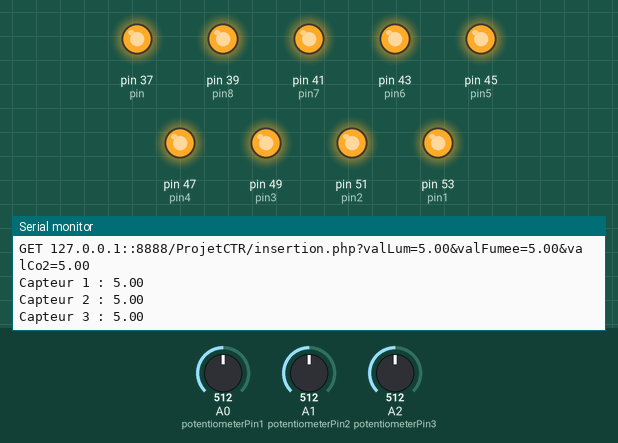
Simulated run of this sketch. Board: Arduino Mega 2560, built with avr-gcc and run on an emulated ATmega2560. On the bench: output pins drawn as LEDs (lit = HIGH), the last lines printed to the serial monitor. Inputs (shaded band) come from the test bench; at power-on: A0 (potentiometerPin1) = 512, A1 (potentiometerPin2) = 512, A2 (potentiometerPin3) = 512.

Above: at 2.2 s.
2.3 s: A0 (potentiometerPin1) set to 1005
At 2.42 s:
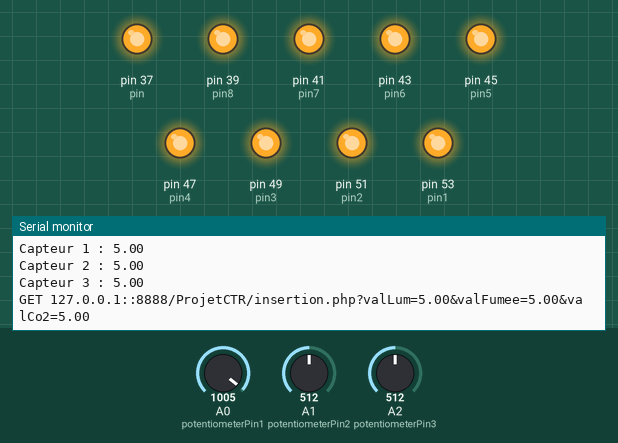
5.3 s: A0 (potentiometerPin1) set to 1023
At 5.41 s:
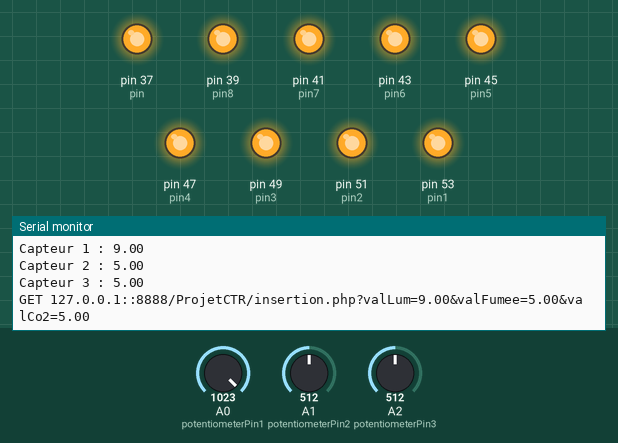
8.3 s: A1 (potentiometerPin2) set to 1014
At 8.3 s:
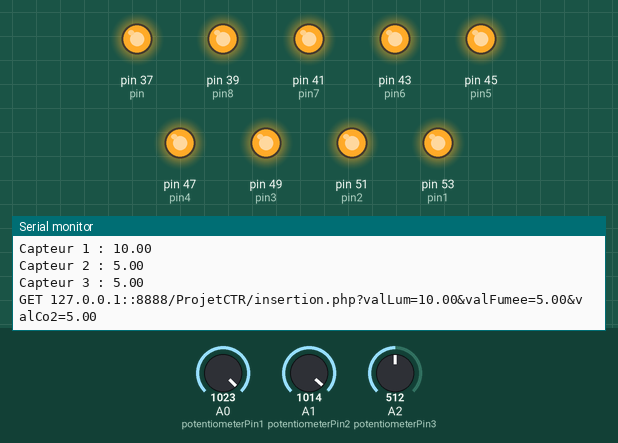
11.3 s: A1 (potentiometerPin2) set to 1023
At 11.34 s:
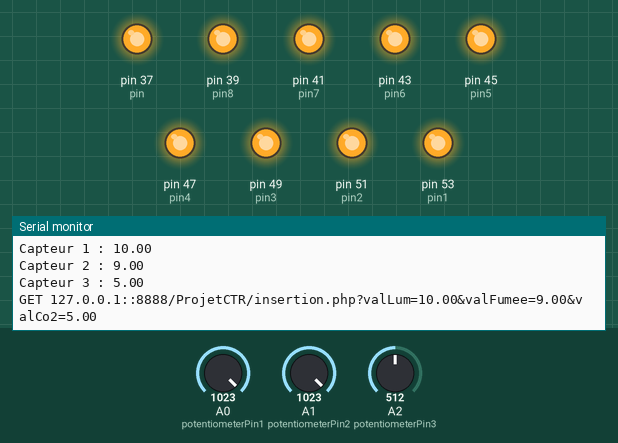
Timing chart, 0 to 13.8 s (numbered marks = the images above; inputs shaded):
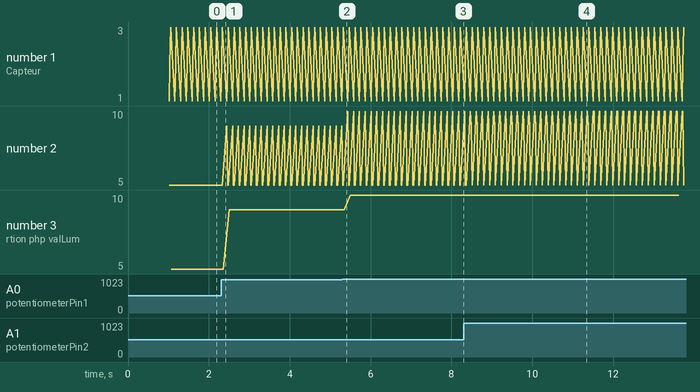

The sketch:

sketch_jun06a.ino
```cpp
#include <SPI.h>
#include <Ethernet.h>

const int pin = 37;
const int pin8 = 39; // Ventilateur Bas
const int pin7 = 41; // Ventilateur Haut
const int pin6 = 43; // Led en haut à gauche
const int pin5 = 45; // Led tunnel  gauche - HIGH = Rouge, LOW = Vert
const int pin4 = 47; // Led tunnel droite - HIGH = Rouge, LOW = Vert
const int pin3 = 49; // Lampadaires
const int pin2 = 51; // Lampadaires
const int pin1 = 53; // Lampadaires

const int potentiometerPin1 = A0; //Fumee
const int potentiometerPin2 = A1; //C02
const int potentiometerPin3 = A2; //Luminosité
String requete;

/* Connexion ethernet */
// L'adresse MAC du shield
byte mac[] = { 0xDE, 0xAD, 0xBE, 0xEF, 0xFE, 0xED };
// L'adresse IP que prendra le shield
byte ip[] = { 10, 194, 196, 35 };
// L'adresse IP de la passerelle
byte gateway[] = { 10, 194, 196, 254 };
// Attachement d'un objet "server" sur le port 2000
EthernetServer server(212);

void setup()
{

  // Initialisation liaison série
  Serial.begin(9600);

  pinMode(pin, OUTPUT);
  pinMode(pin1, OUTPUT);
  pinMode(pin2, OUTPUT);
  pinMode(pin3, OUTPUT);
  pinMode(pin4, OUTPUT);
  pinMode(pin5, OUTPUT);
  pinMode(pin6, OUTPUT);
  pinMode(pin7, OUTPUT);
  pinMode(pin8, OUTPUT);

  digitalWrite(pin, HIGH);
  digitalWrite(pin1, HIGH);
  digitalWrite(pin2, HIGH);
  digitalWrite(pin3, HIGH);
  digitalWrite(pin4, HIGH);
  digitalWrite(pin5, HIGH);
  digitalWrite(pin6, HIGH);
  digitalWrite(pin7, HIGH);
  digitalWrite(pin8, HIGH);

  Serial.println("Liaison Serie ok ...");
  // Configuration de la ethernet shield et du server
  Ethernet.begin(mac, ip, gateway);
  server.begin();
  // Donne une seconde au shield pour s'initialiser
  delay(1000);
  Serial.println("Serveur ok ...");

}

void loop()
{
  // Attente de la connexion d'un client
  EthernetClient client = server.available();

  /*int val1 = analogRead(potentiometerPin1);
  int val2 = analogRead(potentiometerPin2);
  int val3 = analogRead(potentiometerPin3);

  float realval1 = val1/1000;
  float realval2 = val2/1000;
  float realval3 = val3/1000;*/

  int potentiometerValueA0 = analogRead(A0);
  int potentiometerValueA1 = analogRead(A1);
  int potentiometerValueA2 = analogRead(A2);

  float val1 = map(potentiometerValueA0, 0, 1023, 0, 10);
  float val2 = map(potentiometerValueA1, 0, 1023, 0, 10);
  float val3 = map(potentiometerValueA2, 0, 1023, 0, 10);


  Serial.print("Capteur 1 : ");
  Serial.println(val1);
  Serial.print("Capteur 2 : ");
  Serial.println(val2);
  Serial.print("Capteur 3 : ");
  Serial.println(val3);

  requete = "GET 127.0.0.1::8888/ProjetCTR/insertion.php?valLum=";
  requete.concat(val1);
  requete += "&valFumee=";
  requete.concat(val2);
  requete += "&valCo2=";
  requete.concat(val3);
  //requete += " HTTP/1.1";
  Serial.println(requete);

  client.println(requete);


  if (client && client.connected()) {

    Serial.println("Client connecté ...");
    // si le client nous envoie quelque chose
    if (client.available() > 0) {
      // On regarde ce que le client nous demande
      switch (client.read()) {
//////////////////////////////////////////////////////////////////////////
///////////////////////   LAMPADAIRES 1/3   /////////////////////////////

        case 'A': // Allumage lampadaires 1/3
          Serial.println("Reception : ");
          //Serial.println(client.read());
          digitalWrite(pin1, LOW);
          Serial.println("Allumage lampadaires 1/3");
          break;

        case 'B': // éteindre lampadaires 1/3
          digitalWrite(pin1, HIGH);
          Serial.println("Eteindre lampadaires 1/3");
          break;

//////////////////////////////////////////////////////////////////////////
///////////////////////   LAMPADAIRES 2/3   /////////////////////////////

        case 'C': // Allumage lampadaires 2/3
          digitalWrite(pin2, LOW);
          Serial.println("Allumage lampadaires 2/3");
          break;

        case 'D': // éteindre lampadaires 2/3
          digitalWrite(pin2, HIGH);
          Serial.println("Eteindre lampadaires 2/3");
          break;

//////////////////////////////////////////////////////////////////////////
///////////////////////   LAMPADAIRES 3/3   /////////////////////////////

        case 'E': // Allumage lampadaires 3/3
          digitalWrite(pin3, LOW);
          Serial.println("Allumage lampadaires 3/3");
          break;

        case 'F': // éteindre la led
          digitalWrite(pin3, HIGH);
          Serial.println("Eteindre lampadaires 3/3");
          break;

//////////////////////////////////////////////////////////////////////////
///////////////////////   LED TUNNEL DROITE   ///////////////////////////

        case 'G': // LED Verte
          digitalWrite(pin4, LOW);
          Serial.println("LED Verte");
          break;

        case 'H': // LED Rouge
          digitalWrite(pin4, HIGH);
          Serial.println("LED Rouge");
          break;

//////////////////////////////////////////////////////////////////////////
///////////////////////   LED TUNNEL GAUCHE   ///////////////////////////

        case 'I': // LED Verte
          digitalWrite(pin5, LOW);
          Serial.println("LED Verte");
          break;

        case 'J': // LED Rouge
          digitalWrite(pin5, HIGH);
          Serial.println("LED Rouge");
          break;

//////////////////////////////////////////////////////////////////////////
///////////////////////   LED EN HAUT A GAUCHE   ////////////////////////

        case 'K': // LED Allumée
          digitalWrite(pin6, LOW);
          Serial.println("Allumage de la led");
          break;

        case 'L': // LED éteinte
          digitalWrite(pin6, HIGH);
          Serial.println("Eteindre la led");
          break;

//////////////////////////////////////////////////////////////////////////
///////////////////////   VENTILATEUR HAUT   ////////////////////////////
        case 'M': // Allumage Ventilateur
          digitalWrite(pin7, LOW);
          Serial.println("Allumage Ventilateur");
          break;

        case 'N': // Eteindre Ventilateur
          digitalWrite(pin7, HIGH);
          Serial.println("Eteindre la led ...");
          break;

//////////////////////////////////////////////////////////////////////////
///////////////////////   VENTILATEUR BAS   /////////////////////////////
        case 'O': // Allumage Ventilateur
         Serial.println("E : ");
          digitalWrite(pin8, LOW);
          Serial.println("Allumage Ventilateur");
          break;

        case 'P': // Eteindre Ventilateur
        Serial.println("F : ");
          digitalWrite(pin8, HIGH);
          Serial.println("Eteindre Ventilateur");
          break;
      }
    }
  }
}
```

Measured:
- plotted number 2: 5 → 9 after the input at 2.3 s
- plotted number 3: 5 → 9 after the input at 2.3 s, 9 → 10 after the input at 5.3 s
